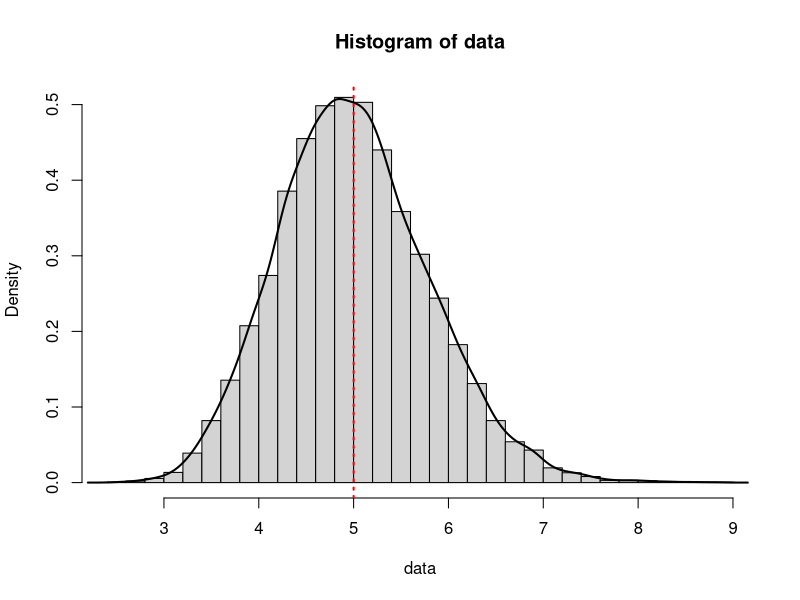

This chart was generated by the following R code:
## ---- chunk 1
lambda <- 0.2
nosim <- 10000
n <- 40

data <- apply(matrix(rexp(n*nosim, lambda), nosim), 1, mean)
## ---- chunk 2
# Plot our histogram and its density line.
hist(data, prob=T, breaks=nosim/250)
lines(density(data), lwd=2)

#plot the mean, and plot the expected mean of this distribution
abline(h=mean(data), lwd=2, col="blue")
abline(v=1/lambda, lwd=2, lty="dotted", col="red")
